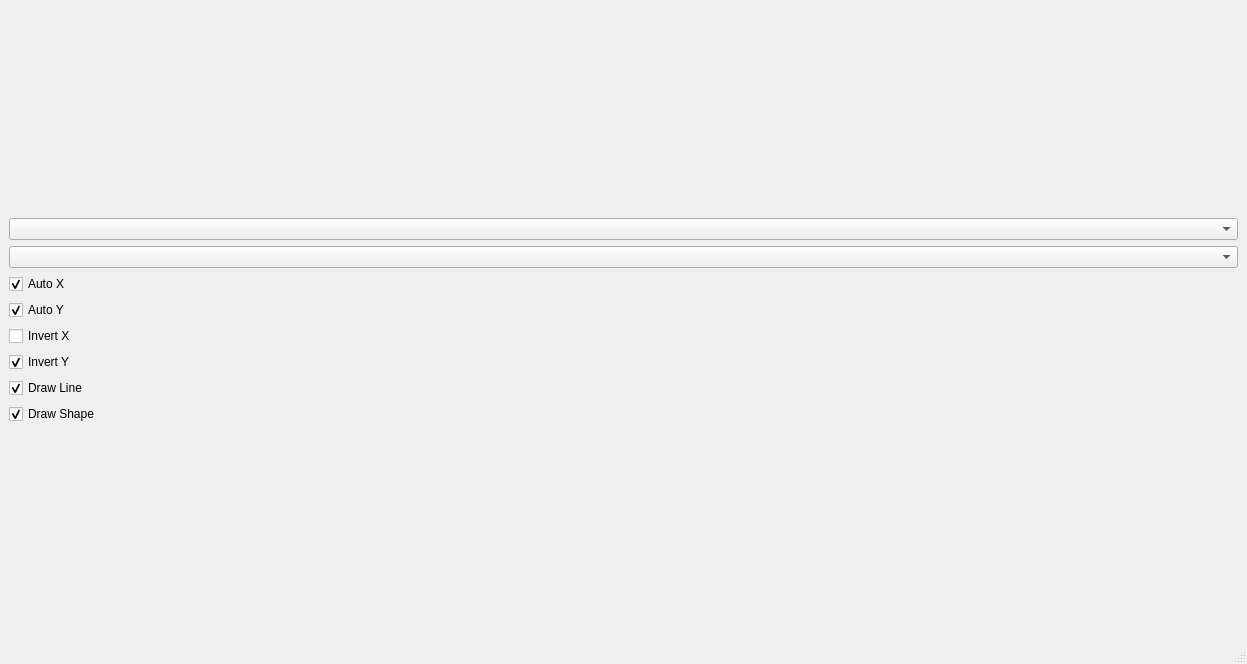
<?xml version="1.0" encoding="UTF-8"?>
<ui version="4.0">
 <class>MainWindow</class>
 <widget class="QMainWindow" name="MainWindow">
  <property name="geometry">
   <rect>
    <x>0</x>
    <y>0</y>
    <width>1247</width>
    <height>664</height>
   </rect>
  </property>
  <property name="windowTitle">
   <string>MainWindow</string>
  </property>
  <widget class="QWidget" name="centralwidget">
   <layout class="QVBoxLayout" name="verticalLayout_2">
    <item>
     <layout class="QHBoxLayout" name="horizontalLayout">
      <item>
       <layout class="QVBoxLayout" name="verticalLayout">
        <item>
         <widget class="QComboBox" name="pos_x"/>
        </item>
        <item>
         <widget class="QComboBox" name="pos_y"/>
        </item>
        <item>
         <widget class="QCheckBox" name="auto_x">
          <property name="text">
           <string>Auto X</string>
          </property>
          <property name="checked">
           <bool>true</bool>
          </property>
         </widget>
        </item>
        <item>
         <widget class="QCheckBox" name="auto_y">
          <property name="text">
           <string>Auto Y</string>
          </property>
          <property name="checked">
           <bool>true</bool>
          </property>
         </widget>
        </item>
        <item>
         <widget class="QCheckBox" name="invert_x">
          <property name="text">
           <string>Invert X</string>
          </property>
          <property name="checked">
           <bool>false</bool>
          </property>
         </widget>
        </item>
        <item>
         <widget class="QCheckBox" name="invert_y">
          <property name="text">
           <string>Invert Y</string>
          </property>
          <property name="checked">
           <bool>true</bool>
          </property>
         </widget>
        </item>
        <item>
         <widget class="QCheckBox" name="draw_line">
          <property name="text">
           <string>Draw Line</string>
          </property>
          <property name="checked">
           <bool>true</bool>
          </property>
         </widget>
        </item>
        <item>
         <widget class="QCheckBox" name="draw_shape">
          <property name="text">
           <string>Draw Shape</string>
          </property>
          <property name="checked">
           <bool>true</bool>
          </property>
         </widget>
        </item>
       </layout>
      </item>
     </layout>
    </item>
   </layout>
  </widget>
  <widget class="QMenuBar" name="menubar">
   <property name="geometry">
    <rect>
     <x>0</x>
     <y>0</y>
     <width>1247</width>
     <height>22</height>
    </rect>
   </property>
  </widget>
  <widget class="QStatusBar" name="statusbar"/>
 </widget>
 <resources/>
 <connections/>
</ui>
